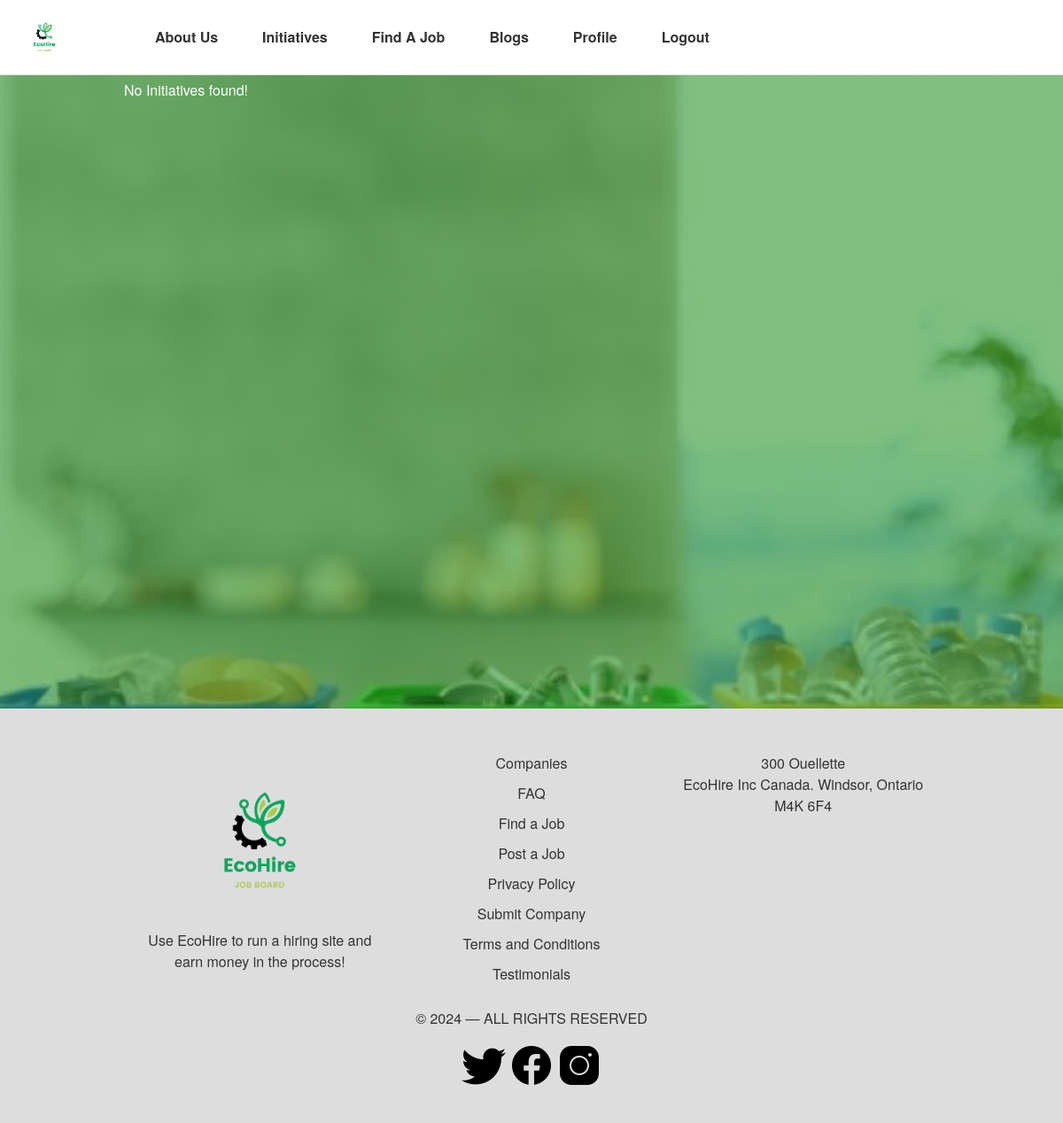
The page /myApp/initiatives/ (signed in) on the database as committed earlier.
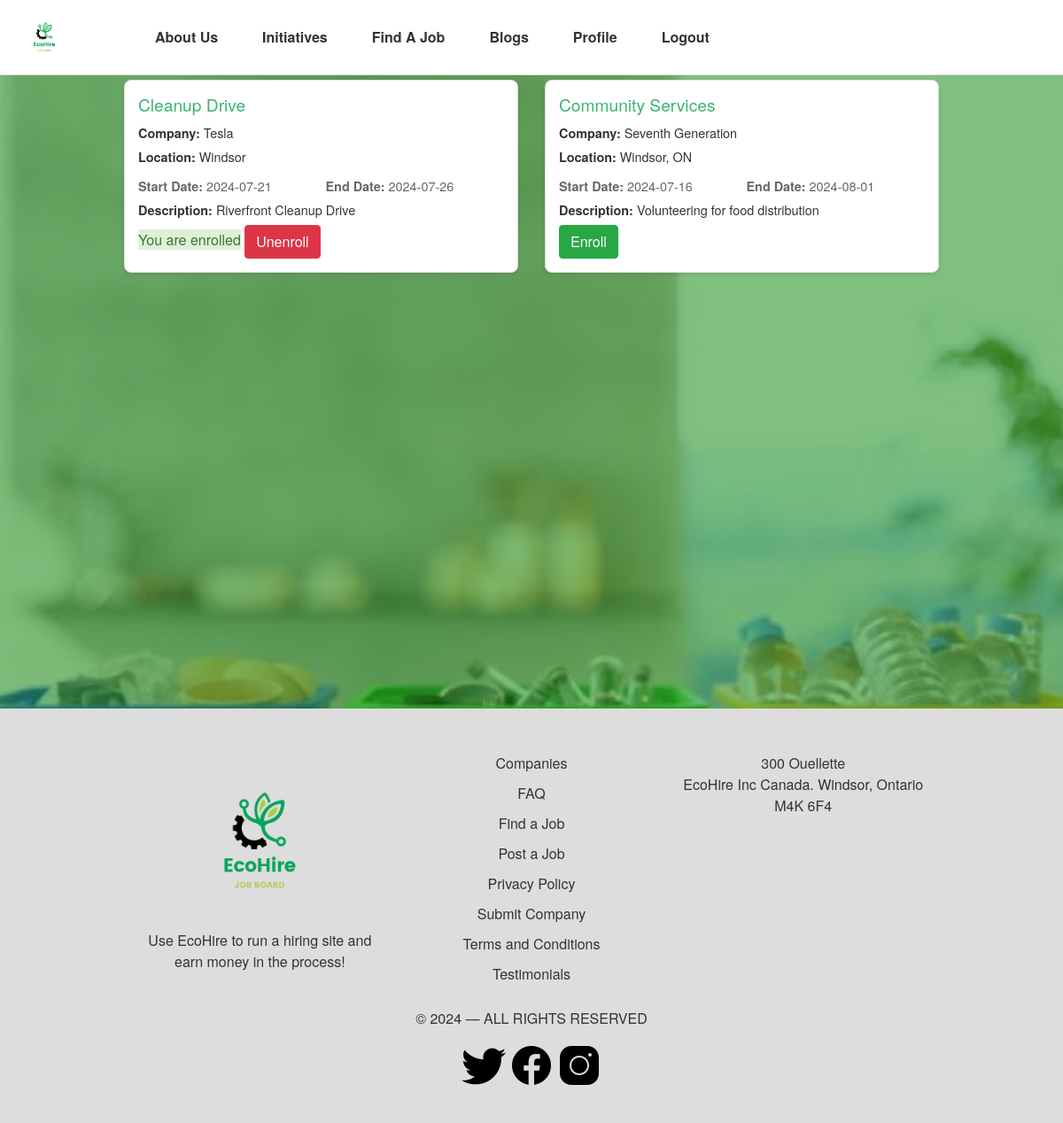
The same page on the database as committed later.
### myApp/models.py (models this page shows, shortened)
class EnvironmentalInitiative(models.Model):
    title = models.CharField(max_length=200)
    description = models.TextField()
    start_date = models.DateField()
    end_date = models.DateField(null=True, blank=True)
    location = models.CharField(max_length=100, blank=True)
    company = models.ForeignKey(Company, on_delete=models.CASCADE, blank=True, null=True)

class Company(models.Model):
    name = models.CharField(max_length=100)
    location = models.CharField(max_length=50)
    website = models.CharField(max_length=50)
    description = models.TextField()
    users = models.ManyToManyField(User, related_name='companies')  # Assuming many-to-many relationship
    is_eco_verified = models.BooleanField(default=False)
    eco_verified_date = models.DateField(null=True, blank=True)

### myApp/views.py (the view)
# urls.py: path('initiatives/', views.initiatives_list, name='initiatives_list'),
@login_required
def initiatives_list(request):
    initiatives = EnvironmentalInitiative.objects.all()
    user_contributions = UserContribution.objects.filter(user=request.user)
    enrolled_initiatives_ids = user_contributions.values_list('initiative_id', flat=True)
    contributions_dict = {contribution.initiative_id: contribution for contribution in user_contributions}
    for initiative in initiatives:
        initiative.is_enrolled = initiative.id in enrolled_initiatives_ids
        initiative.contribution_id = contributions_dict[initiative.id].id if initiative.is_enrolled else None
    return render(request, 'myApp/initiatives_list.html', {'initiatives': initiatives})

### myApp/Templates/myApp/initiatives_list.html (shortened to what this page needs)
{% extends 'myApp/base.html' %}
{% load static %}
{% block content %}
<section class="job-results py-5">
    <div class="container">
        <div class="d-flex align-items-center">
    <h3>Environmental Initiatives</h3>
</div>
        {% if initiatives %}
    <div class="row">
        {% for initiative in initiatives %}
            <div class="col-md-6">
                <div class="job-card">
                    <h4>{{ initiative.title }}</h4>
                    <p><strong>Company:</strong> {{ initiative.company.name }}</p>
                    <p><strong>Location:</strong> {{ initiative.location }}</p>
                    <div class="job-info">
                        <div>
                            <p><strong>Start Date:</strong> {{ initiative.start_date|date:"Y-m-d" }}</p>
                        </div>
                        <div>
                            <p><strong>End Date:</strong> {{ initiative.end_date|date:"Y-m-d" }}</p>
                        </div>
                    </div>
                    <p><strong>Description:</strong> {{ initiative.description }}</p>
                    {% if request.user.is_authenticated %}
                        {% if initiative.is_enrolled %}
                            <span class="alert-signup-success">You are enrolled</span>
                            <form action="{% url 'myApp:delete_contribution' initiative.contribution_id %}" method="post" style="display:inline;">
                                <button type="submit" class="btn btn-danger">Unenroll</button>
                            </form>
                        {% else %}
                            {% if not user.profile.is_recruiter %}
                                <form action="{% url 'myApp:enroll_initiative' initiative.id %}" method="post">
                                    <button type="submit" class="btn btn-success">Enroll</button>
                                </form>
                            {% endif %}
                        {% endif %}
                    {% endif %}
                </div>
            </div>
        {% endfor %}
    </div>
{% else %}
    <p>No Initiatives found!</p>
{% endif %}
    </div>
</section>
{% endblock %}

Rows that differ between the two databases and show on the page:
added EnvironmentalInitiative: title "Cleanup Drive", company.name "Tesla", location "Windsor", start_date "2024-07-21", end_date "2024-07-26", description "Riverfront Cleanup Drive", shows "You are enrolled"
added EnvironmentalInitiative: title "Community Services", company.name "Seventh Generation", location "Windsor, ON", start_date "2024-07-16", end_date "2024-08-01", description "Volunteering for food distribution", shows "Enroll"
Other text that changed with them:
text no longer shown: "No Initiatives found!"
